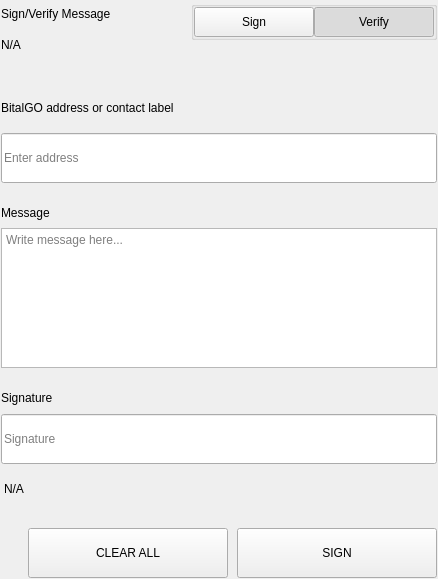
<?xml version="1.0" encoding="UTF-8"?>
<ui version="4.0">
 <class>SettingsSignMessageWidgets</class>
 <widget class="QWidget" name="SettingsSignMessageWidgets">
  <property name="geometry">
   <rect>
    <x>0</x>
    <y>0</y>
    <width>438</width>
    <height>579</height>
   </rect>
  </property>
  <property name="windowTitle">
   <string>Form</string>
  </property>
  <layout class="QVBoxLayout" name="verticalLayout">
   <property name="spacing">
    <number>0</number>
   </property>
   <property name="leftMargin">
    <number>0</number>
   </property>
   <property name="topMargin">
    <number>0</number>
   </property>
   <property name="rightMargin">
    <number>0</number>
   </property>
   <property name="bottomMargin">
    <number>0</number>
   </property>
   <item>
    <widget class="QWidget" name="left" native="true">
     <layout class="QVBoxLayout" name="verticalLayout_3">
      <property name="leftMargin">
       <number>0</number>
      </property>
      <property name="topMargin">
       <number>0</number>
      </property>
      <property name="rightMargin">
       <number>0</number>
      </property>
      <property name="bottomMargin">
       <number>0</number>
      </property>
      <item>
       <widget class="QWidget" name="container_sign" native="true">
        <layout class="QVBoxLayout" name="verticalLayout_2">
         <property name="spacing">
          <number>0</number>
         </property>
         <property name="leftMargin">
          <number>1</number>
         </property>
         <property name="topMargin">
          <number>1</number>
         </property>
         <property name="rightMargin">
          <number>1</number>
         </property>
         <property name="bottomMargin">
          <number>1</number>
         </property>
         <item>
          <layout class="QHBoxLayout" name="horizontalLayout_3" stretch="3,1">
           <property name="spacing">
            <number>40</number>
           </property>
           <item>
            <layout class="QVBoxLayout" name="verticalLayoutTitle">
             <property name="spacing">
              <number>5</number>
             </property>
             <item>
              <widget class="QLabel" name="labelTitle">
               <property name="text">
                <string>Sign/Verify Message</string>
               </property>
              </widget>
             </item>
             <item>
              <widget class="QLabel" name="labelSubtitle1">
               <property name="text">
                <string notr="true">N/A</string>
               </property>
               <property name="wordWrap">
                <bool>true</bool>
               </property>
              </widget>
             </item>
            </layout>
           </item>
           <item alignment="Qt::AlignRight|Qt::AlignTop">
            <widget class="QWidget" name="containerSwitch" native="true">
             <property name="styleSheet">
              <string notr="true">#containerSwitch{
	padding-top:9px;
}</string>
             </property>
             <layout class="QVBoxLayout" name="verticalLayout_6">
              <property name="spacing">
               <number>4</number>
              </property>
              <property name="leftMargin">
               <number>0</number>
              </property>
              <property name="topMargin">
               <number>0</number>
              </property>
              <property name="rightMargin">
               <number>0</number>
              </property>
              <property name="bottomMargin">
               <number>0</number>
              </property>
              <item alignment="Qt::AlignRight">
               <widget class="QGroupBox" name="groupBox">
                <property name="sizePolicy">
                 <sizepolicy hsizetype="Fixed" vsizetype="Preferred">
                  <horstretch>0</horstretch>
                  <verstretch>0</verstretch>
                 </sizepolicy>
                </property>
                <property name="title">
                 <string/>
                </property>
                <property name="alignment">
                 <set>Qt::AlignRight|Qt::AlignTop|Qt::AlignTrailing</set>
                </property>
                <layout class="QHBoxLayout" name="horizontalLayout_4">
                 <property name="spacing">
                  <number>0</number>
                 </property>
                 <property name="leftMargin">
                  <number>0</number>
                 </property>
                 <property name="topMargin">
                  <number>0</number>
                 </property>
                 <property name="rightMargin">
                  <number>0</number>
                 </property>
                 <property name="bottomMargin">
                  <number>0</number>
                 </property>
                 <item>
                  <widget class="QPushButton" name="pushSign">
                   <property name="minimumSize">
                    <size>
                     <width>120</width>
                     <height>30</height>
                    </size>
                   </property>
                   <property name="maximumSize">
                    <size>
                     <width>120</width>
                     <height>30</height>
                    </size>
                   </property>
                   <property name="focusPolicy">
                    <enum>Qt::NoFocus</enum>
                   </property>
                   <property name="text">
                    <string>Sign</string>
                   </property>
                   <property name="checkable">
                    <bool>true</bool>
                   </property>
                   <property name="autoExclusive">
                    <bool>true</bool>
                   </property>
                  </widget>
                 </item>
                 <item>
                  <widget class="QPushButton" name="pushVerify">
                   <property name="minimumSize">
                    <size>
                     <width>120</width>
                     <height>30</height>
                    </size>
                   </property>
                   <property name="maximumSize">
                    <size>
                     <width>120</width>
                     <height>30</height>
                    </size>
                   </property>
                   <property name="focusPolicy">
                    <enum>Qt::NoFocus</enum>
                   </property>
                   <property name="text">
                    <string>Verify</string>
                   </property>
                   <property name="checkable">
                    <bool>true</bool>
                   </property>
                   <property name="checked">
                    <bool>true</bool>
                   </property>
                   <property name="autoExclusive">
                    <bool>true</bool>
                   </property>
                  </widget>
                 </item>
                </layout>
               </widget>
              </item>
              <item alignment="Qt::AlignHCenter|Qt::AlignTop">
               <widget class="QLabel" name="labelSubtitleSwitch">
                <property name="text">
                 <string/>
                </property>
                <property name="alignment">
                 <set>Qt::AlignRight|Qt::AlignTrailing|Qt::AlignVCenter</set>
                </property>
               </widget>
              </item>
             </layout>
            </widget>
           </item>
          </layout>
         </item>
         <item>
          <spacer name="verticalSpacer_2">
           <property name="orientation">
            <enum>Qt::Vertical</enum>
           </property>
           <property name="sizeType">
            <enum>QSizePolicy::Fixed</enum>
           </property>
           <property name="sizeHint" stdset="0">
            <size>
             <width>20</width>
             <height>40</height>
            </size>
           </property>
          </spacer>
         </item>
         <item>
          <widget class="QWidget" name="containerAddress" native="true">
           <property name="sizePolicy">
            <sizepolicy hsizetype="Preferred" vsizetype="Fixed">
             <horstretch>0</horstretch>
             <verstretch>0</verstretch>
            </sizepolicy>
           </property>
           <layout class="QVBoxLayout" name="verticalLayout_5" stretch="0,0">
            <property name="spacing">
             <number>15</number>
            </property>
            <property name="leftMargin">
             <number>0</number>
            </property>
            <property name="topMargin">
             <number>0</number>
            </property>
            <property name="rightMargin">
             <number>0</number>
            </property>
            <property name="bottomMargin">
             <number>0</number>
            </property>
            <item>
             <widget class="QLabel" name="labelSubtitleAddress">
              <property name="minimumSize">
               <size>
                <width>0</width>
                <height>20</height>
               </size>
              </property>
              <property name="maximumSize">
               <size>
                <width>16777215</width>
                <height>20</height>
               </size>
              </property>
              <property name="text">
               <string>BitalGO address or contact label</string>
              </property>
             </widget>
            </item>
            <item>
             <widget class="QLineEdit" name="addressIn_SM">
              <property name="minimumSize">
               <size>
                <width>0</width>
                <height>50</height>
               </size>
              </property>
              <property name="maximumSize">
               <size>
                <width>16777215</width>
                <height>50</height>
               </size>
              </property>
              <property name="placeholderText">
               <string>Enter address</string>
              </property>
             </widget>
            </item>
           </layout>
          </widget>
         </item>
         <item>
          <spacer name="verticalSpacer_3">
           <property name="orientation">
            <enum>Qt::Vertical</enum>
           </property>
           <property name="sizeType">
            <enum>QSizePolicy::Fixed</enum>
           </property>
           <property name="sizeHint" stdset="0">
            <size>
             <width>20</width>
             <height>20</height>
            </size>
           </property>
          </spacer>
         </item>
         <item>
          <layout class="QVBoxLayout" name="verticalLayout_9">
           <property name="spacing">
            <number>5</number>
           </property>
           <item>
            <widget class="QLabel" name="labelSubtitleMessage">
             <property name="minimumSize">
              <size>
               <width>0</width>
               <height>20</height>
              </size>
             </property>
             <property name="maximumSize">
              <size>
               <width>16777215</width>
               <height>20</height>
              </size>
             </property>
             <property name="text">
              <string>Message</string>
             </property>
            </widget>
           </item>
           <item>
            <widget class="QPlainTextEdit" name="messageIn_SM">
             <property name="minimumSize">
              <size>
               <width>0</width>
               <height>140</height>
              </size>
             </property>
             <property name="maximumSize">
              <size>
               <width>16777215</width>
               <height>140</height>
              </size>
             </property>
             <property name="placeholderText">
              <string>Write message here...</string>
             </property>
            </widget>
           </item>
          </layout>
         </item>
         <item>
          <spacer name="verticalSpacer_4">
           <property name="orientation">
            <enum>Qt::Vertical</enum>
           </property>
           <property name="sizeType">
            <enum>QSizePolicy::Fixed</enum>
           </property>
           <property name="sizeHint" stdset="0">
            <size>
             <width>20</width>
             <height>20</height>
            </size>
           </property>
          </spacer>
         </item>
         <item>
          <widget class="QWidget" name="widget" native="true">
           <property name="minimumSize">
            <size>
             <width>0</width>
             <height>75</height>
            </size>
           </property>
           <property name="maximumSize">
            <size>
             <width>16777215</width>
             <height>16777215</height>
            </size>
           </property>
           <layout class="QVBoxLayout" name="verticalLayout_4">
            <property name="leftMargin">
             <number>0</number>
            </property>
            <property name="topMargin">
             <number>0</number>
            </property>
            <property name="rightMargin">
             <number>0</number>
            </property>
            <property name="bottomMargin">
             <number>0</number>
            </property>
            <item>
             <widget class="QLabel" name="labelSubtitleSignature">
              <property name="minimumSize">
               <size>
                <width>0</width>
                <height>20</height>
               </size>
              </property>
              <property name="maximumSize">
               <size>
                <width>16777215</width>
                <height>20</height>
               </size>
              </property>
              <property name="text">
               <string>Signature</string>
              </property>
             </widget>
            </item>
            <item>
             <widget class="QLineEdit" name="signatureOut_SM">
              <property name="minimumSize">
               <size>
                <width>0</width>
                <height>50</height>
               </size>
              </property>
              <property name="placeholderText">
               <string>Signature</string>
              </property>
             </widget>
            </item>
           </layout>
          </widget>
         </item>
         <item>
          <widget class="QLabel" name="statusLabel_SM">
           <property name="styleSheet">
            <string notr="true">padding-top:5px;</string>
           </property>
           <property name="text">
            <string notr="true">N/A</string>
           </property>
          </widget>
         </item>
         <item>
          <spacer name="verticalSpacer">
           <property name="orientation">
            <enum>Qt::Vertical</enum>
           </property>
           <property name="sizeType">
            <enum>QSizePolicy::Fixed</enum>
           </property>
           <property name="sizeHint" stdset="0">
            <size>
             <width>20</width>
             <height>20</height>
            </size>
           </property>
          </spacer>
         </item>
         <item>
          <layout class="QHBoxLayout" name="horizontalLayout_7">
           <property name="spacing">
            <number>9</number>
           </property>
           <item>
            <spacer name="horizontalSpacer_5">
             <property name="orientation">
              <enum>Qt::Horizontal</enum>
             </property>
             <property name="sizeType">
              <enum>QSizePolicy::Expanding</enum>
             </property>
             <property name="sizeHint" stdset="0">
              <size>
               <width>40</width>
               <height>20</height>
              </size>
             </property>
            </spacer>
           </item>
           <item>
            <widget class="QPushButton" name="pushButtonClear">
             <property name="minimumSize">
              <size>
               <width>200</width>
               <height>50</height>
              </size>
             </property>
             <property name="focusPolicy">
              <enum>Qt::NoFocus</enum>
             </property>
             <property name="text">
              <string>CLEAR ALL</string>
             </property>
            </widget>
           </item>
           <item>
            <widget class="QPushButton" name="pushButtonSave">
             <property name="minimumSize">
              <size>
               <width>200</width>
               <height>50</height>
              </size>
             </property>
             <property name="maximumSize">
              <size>
               <width>200</width>
               <height>50</height>
              </size>
             </property>
             <property name="focusPolicy">
              <enum>Qt::NoFocus</enum>
             </property>
             <property name="text">
              <string>SIGN</string>
             </property>
            </widget>
           </item>
          </layout>
         </item>
        </layout>
       </widget>
      </item>
     </layout>
    </widget>
   </item>
  </layout>
 </widget>
 <resources/>
 <connections/>
</ui>
